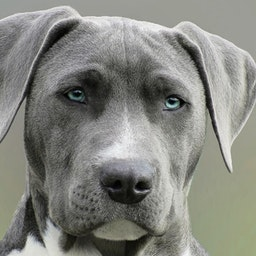
#> input picture images/dog.jpeg, 256 x 256 px, found by its file name
$ jupyter execute 'Esercitazione 3 - Introduzione a OpenCV.ipynb'   (shell and % lines are left out)
#> lines starting #> are read from the running program, lines starting #| are printed output that depends on the picture
# 04ISFOV - COMPUTER VISION

## Introduzione a OpenCV

_Lo scopo di questa esercitazione è quello di familiarizzare con OpenCV in Python, apprendendo l’utilizzo di alcune funzioni fondamentali delle librerie stesse. Come ulteriore aiuto, potete utilizzare i link utili riportati al termine di questo Notebook._

### ESERCIZIO 1: OPERAZIONI DI BASE

_Partendo dai progetti già condivisi o creandone uno nuovo, realizzate un programma che permetta di eseguire alcune operazioni basilari sulle immagini. In particolare:_

   1. Caricare un'immagine a colori (propria o con licenza Creative Commons)
   2. Stampare a schermo alcuni pixel dell’immagine (a scelta)
   3. Cambiare la scala di colori dell’immagine a RGB, visualizzarla e ristampare gli stessi pixel di prima. Confrontando            i valori stampati in precedenza con quelli attuali, cosa si può notare?

## Pacchetti da importare

[cell 1]
%pylab inline
import cv2 as cv
import matplotlib.pyplot as plt
import numpy as np
import IPython.display
import time
import PIL.Image
from io import BytesIO
from IPython.display import clear_output

## Lettura e conversione dell'immagine

[cell 2]
img = cv.imread('images\dog.jpeg')
#> img is the input picture: shape (256, 256, 3); mean B, G, R 127.1, 133.5, 132.5
#img in RGB
imgrgb = cv.cvtColor(img, cv.COLOR_BGR2RGB)
#Per aumentare la grandezza dei plot
plt.rcParams['figure.figsize'] = (10,6)

## Resto del codice

[cell 3]
px = img[100, 100]
#> px = [40, 45, 44]
px1 = img[234, 67]
#> px1 = [21, 31, 31]
px2 = img[13, 112]
#> px2 = [150, 156, 155]
px3 = imgrgb[100, 100]
#> px3 = [44, 45, 40]
px4 = imgrgb[234, 67]
#> px4 = [31, 31, 21]
px5 = imgrgb[13, 112]
#> px5 = [155, 156, 150]


plt.subplot(1,2,1)
#> (this line was passed over: IPython is not available in this run)
plt.imshow(img)
#> (this line was passed over: IPython is not available in this run)
plt.title("Image in BGR")
#> (this line was passed over: IPython is not available in this run)

plt.subplot(1,2,2)
#> (this line was passed over: IPython is not available in this run)
plt.imshow(imgrgb)
#> (this line was passed over: IPython is not available in this run)
plt.title("Image in RGB")
#> (this line was passed over: IPython is not available in this run)
plt.show()

print("Pixels in BGR:")
print(px, px1, px2)
#| [40 45 44] [21 31 31] [150 156 155]

print("Pixels in RGB:")
print(px3, px4, px5)
#| [44 45 40] [31 31 21] [155 156 150]

   ### Ultimi due punti:
   4. Rimpiazzare ora un canale con una matrice di zeri. Qual è l’effetto macroscopico?
   5. Rimpiazzare, infine, lo stesso canale di prima con una matrice i cui valori sono a 255.
       Qual è l’effetto macroscopico?

[cell 4]
imgy = np.copy(imgrgb)
imgy[:, :, 2] = 0
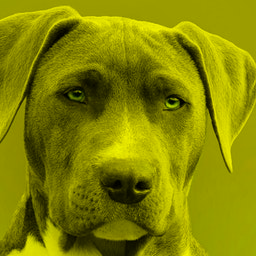
#> imgy: shape (256, 256, 3); mean R, G, B 132.5, 133.5, 0
plt.subplot(1,2,1)
#> (this line was passed over: IPython is not available in this run)
plt.imshow(imgy)
plt.title("Channel of 0 ")

imgz = np.copy(imgrgb)
imgz[:, :, 2] = 255
plt.subplot(1,2,2)
plt.imshow(imgz)
plt.title("Channel of 255 ")

plt.show()
